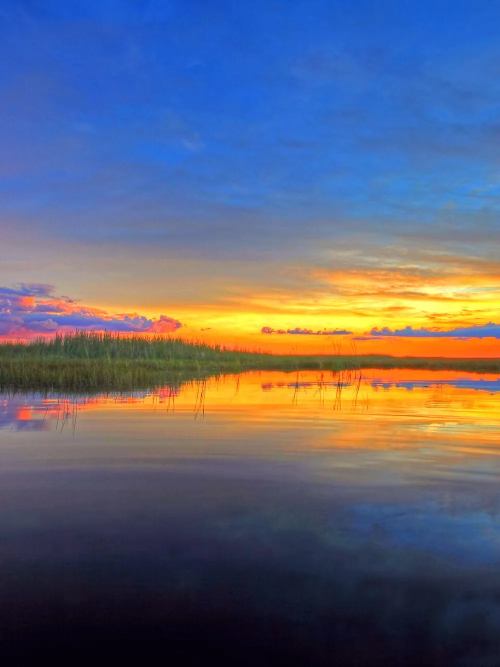
#> input picture web/src/bento/clouds.webp, 1000 x 1333 px (shown at 1/2 size)
$ python grade_picture.py ../../../../web/src/bento/clouds.webp ../../../../web/src/bento/madison.webp ../../../../web/src/bento/madison.webp 1.0
#> lines starting #> are read from the running program, lines starting #| are printed output that depends on the picture
# One treatment for every day's picture: a portrait crop around the subject, a gentle grade (warm for morning, cool
# for evening), lifted shadows, a little more colour. Run with: python3 -I grade.py <src> <out> <warm|cool> <cx 0..1>
import sys
from PIL import Image, ImageEnhance
src, out, tone, cx = sys.argv[1], sys.argv[2], sys.argv[3], float(sys.argv[4])
im = Image.open(src).convert("RGB")
#> im is the input picture: PIL image 1000x1333 RGB; mean R, G, B 95.7, 99.6, 118.8
w, h = im.size
#> w = 1000; h = 1333
if w / h > 3 / 4:                         # wider than 3:4: crop the sides around cx
    tw = int(h * 3 / 4)
#> tw = 999
    x0 = max(0, min(w - tw, int(cx * w - tw / 2)))
#> x0 = 1
    im = im.crop((x0, 0, x0 + tw, h))
#> im: PIL image 999x1333 RGB
else:                                     # a tall portrait: keep the full width, crop top and bottom evenly
    th = int(w * 4 / 3)
    y0 = (h - th) // 2
    im = im.crop((0, y0, w, y0 + th))
im = im.resize((1200, 1600), Image.LANCZOS)
#> im: PIL image 1200x1600 RGB
im = ImageEnhance.Color(im).enhance(1.35)
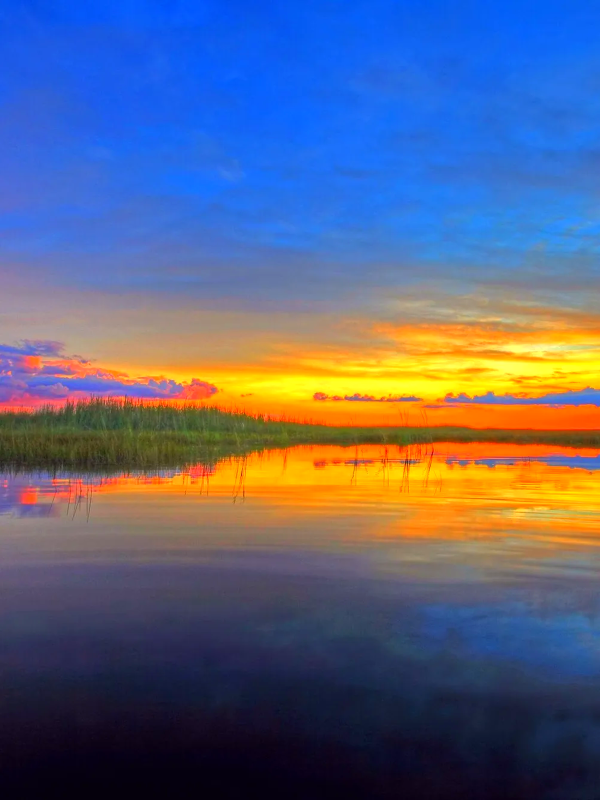
#> im: PIL image 1200x1600 RGB (shown at 1/2 size); mean R, G, B 91.3, 98.8, 126.2
im = ImageEnhance.Contrast(im).enhance(1.06)
r, g, b = im.split()
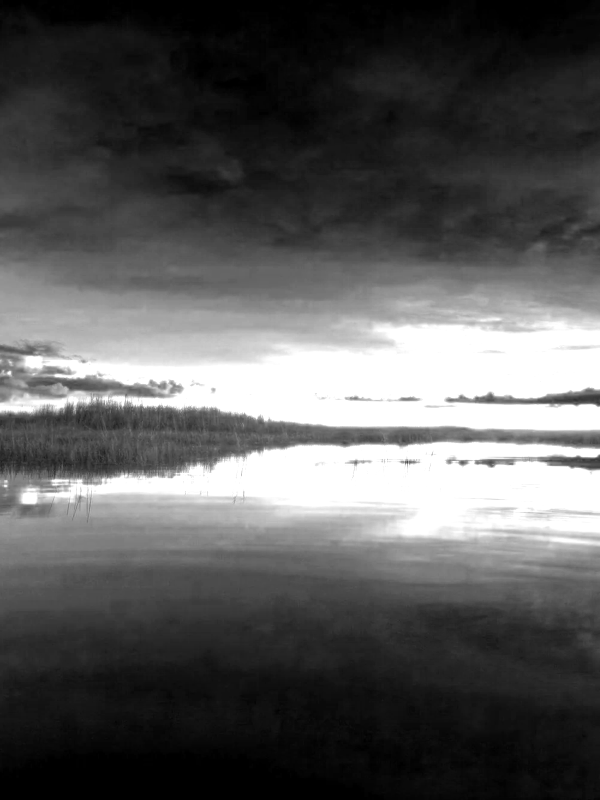
#> r: PIL image 1200x1600 L (shown at 1/2 size); min 0, max 255, mean 89.3
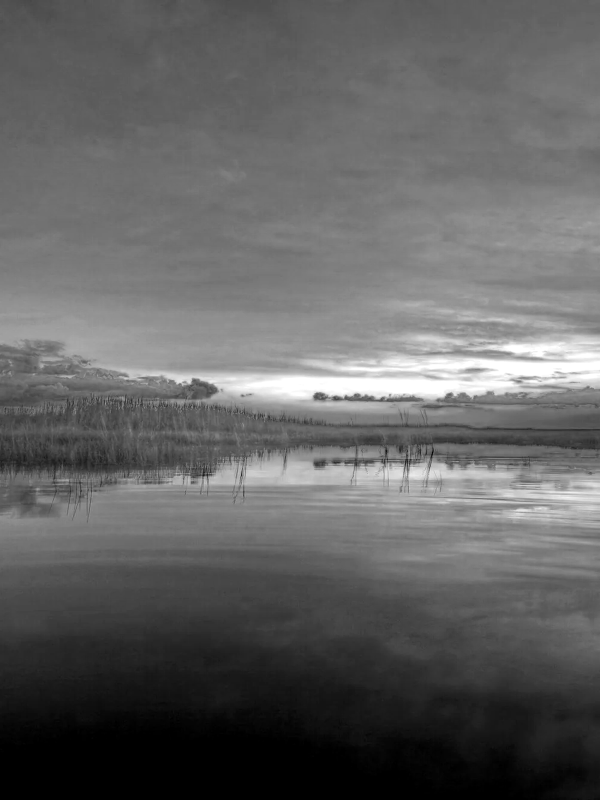
#> g: PIL image 1200x1600 L (shown at 1/2 size); min 0, max 255, mean 98.4
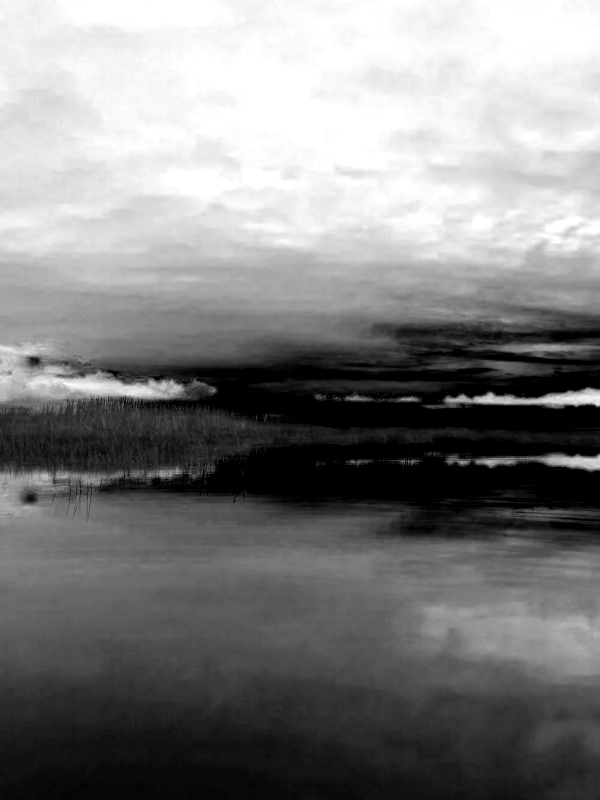
#> b: PIL image 1200x1600 L (shown at 1/2 size); min 0, max 255, mean 127.5
if tone == "warm":
    r = r.point(lambda v: min(255, int(v * 1.08 + 6)))
    g = g.point(lambda v: min(255, int(v * 1.02 + 2)))
    b = b.point(lambda v: int(v * 0.88 + 10))
else:
    r = r.point(lambda v: min(255, int(v * 0.98 + 4)))
    b = b.point(lambda v: min(255, int(v * 1.05 + 6)))
im = Image.merge("RGB", (r, g, b))
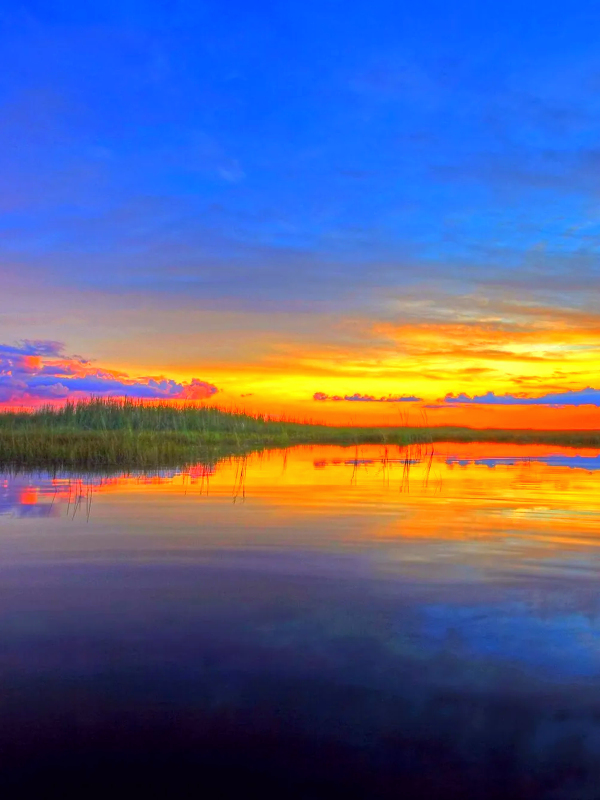
#> im: PIL image 1200x1600 RGB (shown at 1/2 size); mean R, G, B 91, 98.4, 137
im.save(out, quality=86, optimize=True, progressive=True)
